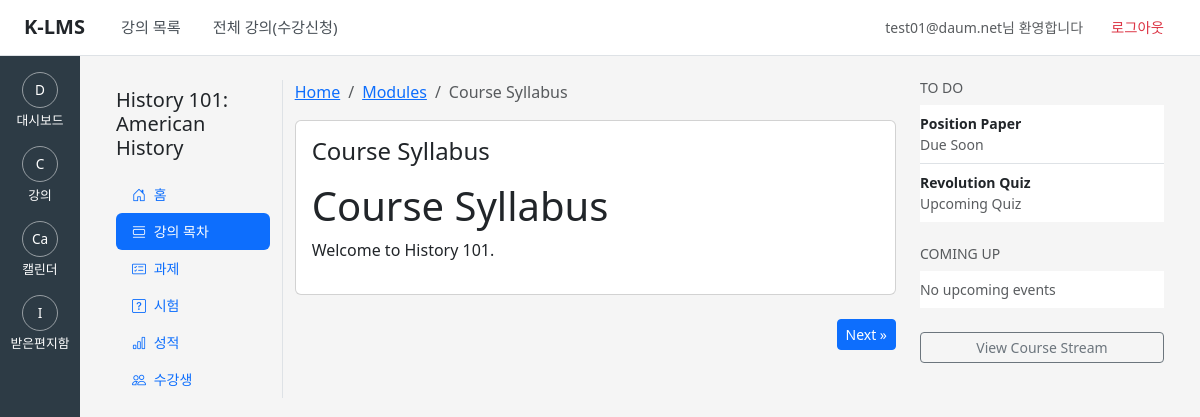
The page /api/core/courses/1/items/1/ (signed in) on the database its author committed.
### core/models.py (models this page shows, shortened)
class User(AbstractUser):
    email = models.EmailField(
        unique=True,
        blank=False,
        null=False,
        help_text="로그인 및 알림에 사용되는 기본 이메일 (시스템 전역 유일)",
    )
    sis_id = models.CharField(
        max_length=64,
        unique=True,
        null=True,
        blank=True,
        help_text="SIS 학번/사번. 없을 수도 있지만, 있으면 유일해야 함.",
    )
    avatar_url = models.URLField(
        max_length=500,
        null=True,
        blank=True,
        help_text="사용자 프로필 사진 URL",
    )
    time_zone = models.CharField(
        max_length=50,
        default="UTC",
        help_text="사용자 선호 타임존 (예: UTC, Asia/Seoul)",
    )
    class Meta:
        verbose_name = "User"
        verbose_name_plural = "Users"

### courses/models.py (models this page shows, shortened)
class Course(models.Model):
    account = models.ForeignKey(
        Account,
        related_name="courses",
        on_delete=models.CASCADE,
        help_text="이 강의가 속한 계정(또는 하위 계정)",
    )
    term = models.ForeignKey(
        Term,
        related_name="courses",
        on_delete=models.PROTECT,
        help_text="이 강의가 열리는 학기",
    )
    name = models.CharField(max_length=255)
    course_code = models.CharField(
        max_length=50,
        help_text="강의 코드(예: CS101, ENG-202 등)",
    )
    is_public = models.BooleanField(
        default=False,
        help_text="공개 강의 여부 (예: 카탈로그에 노출할지 여부)",
    )
    class Meta:
        verbose_name = "Course"
        verbose_name_plural = "Courses"

class Page(models.Model):
    course = models.ForeignKey(
        "Course",
        related_name="pages",
        on_delete=models.CASCADE,
        help_text="이 페이지가 속한 강의",
    )
    title = models.CharField(max_length=255)
    body = models.TextField(
        help_text="HTML 형태로 저장되는 페이지 본문",
    )
    is_published = models.BooleanField(
        default=False,
        help_text="학생에게 공개 여부",
    )
    is_front_page = models.BooleanField(
        default=False,
        help_text="코스 홈(Front Page)로 사용할지 여부",
    )
    class Meta:
        verbose_name = "Page"
        verbose_name_plural = "Pages"
        constraints = [
            models.UniqueConstraint(
                fields=["course"],
                condition=models.Q(is_front_page=True),
                name="unique_front_page_per_course",
            )
        ]

### core/views.py (the view)
@login_required
def module_item_detail(request, course_id: int, item_id: int):
    course = get_object_or_404(Course, id=course_id)
    module_item = get_object_or_404(
        ModuleItem, id=item_id, module__course=course
    )
    content = module_item.content_object
    prev_item, next_item = _get_sequence_neighbors(course, module_item)
    latest_submission = None
    if request.user.is_authenticated and isinstance(content, Assignment):
        latest_submission = (
            Submission.objects.filter(assignment=content, user=request.user)
            .order_by("-attempt", "-submitted_at", "-id")
            .first()
        )
    prev_item_url = (
        reverse("module_item_detail", args=[course.id, prev_item.id])
        if prev_item
        else None
    )
    next_item_url = (
        reverse("module_item_detail", args=[course.id, next_item.id])
        if next_item
        else None
    )
    is_teacher = (
        request.user.is_authenticated
        and (
            request.user.is_staff
            or _user_is_teacher_for_course(request.user, course)
        )
    )
    context_base = {
        "course": course,
        "module_item": module_item,
        "prev_item_url": prev_item_url,
        "next_item_url": next_item_url,
        "active_tab": "modules",
        "latest_submission": latest_submission,
        "is_teacher": is_teacher,
    }
    if isinstance(content, Page):
        context = {
            **context_base,
            "page": content,
        }
        template_name = "courses/course_page.html"
    elif isinstance(content, Assignment):
        context = {
            **context_base,
            "assignment": content,
        }
        template_name = "courses/assignment_detail.html"
    else:
        context = {
            **context_base,
            "object": content,
        }
        template_name = "courses/course_page.html"
    return render(request, template_name, context)

### core/views.py (called while the page is built)
def _get_sequence_neighbors(course: Course, current_item: ModuleItem):
    items = list(
        ModuleItem.objects.filter(module__course=course)
        .select_related("module")
        .order_by("module__position", "module_id", "position", "id")
    )
    prev_item = next_item = None
    try:
        index = next(i for i, it in enumerate(items) if it.id == current_item.id)
    except StopIteration:
        return None, None
    if index > 0:
        prev_item = items[index - 1]
    if index < len(items) - 1:
        next_item = items[index + 1]
    return prev_item, next_item

### courses/views.py (called while the page is built)
def _user_is_teacher_for_course(user, course: Course) -> bool:
    if not user.is_authenticated:
        return False
    return Enrollment.objects.filter(
        user=user,
        section__course=course,
        role=Role.TEACHER,
        enrollment_state=EnrollmentState.ACTIVE,
    ).exists()

### templates/courses/course_page.html (shortened to what this page needs)
{% extends "courses/course_base.html" %}
{% block course_breadcrumbs %}
  <nav aria-label="breadcrumb" class="mb-3">
    <ol class="breadcrumb mb-0">
      <li class="breadcrumb-item">
        <a href="{% url 'dashboard' %}">Home</a>
      </li>
      <li class="breadcrumb-item">
        <a href="{% url 'course_detail' course.id %}">Modules</a>
      </li>
      <li class="breadcrumb-item active" aria-current="page">
        {{ page.title }}
      </li>
    </ol>
  </nav>
{% endblock %}
{% block course_content %}
  <article class="card">
    <div class="card-body">
      <h1 class="h4 mb-3">{{ page.title }}</h1>
      <div class="page-body">
        {{ page.body|safe }}
      </div>
    </div>
  </article>
  <div class="d-flex justify-content-between mt-4">
    {% if next_item_url %}
      <a class="btn btn-primary btn-sm" href="{{ next_item_url }}">
        Next &raquo;
      </a>
    {% endif %}
  </div>
{% endblock %}

### templates/courses/course_base.html (shortened to what this page needs)
{% extends "base.html" %}
{% block content %}
  <div class="container-fluid">
    <div class="row">
      <nav class="col-md-2 col-lg-2 mb-4 border-end">
        <h5 class="mt-2 mb-3">{{ course.name }}</h5>
        <ul class="nav nav-pills flex-column small">
          <li class="nav-item">
            <a
              class="nav-link {% if active_tab == 'home' %}active{% endif %}"
              href="{% url 'course_detail' course.id %}"
            >
              <i class="bi bi-house-door me-1"></i> 홈
            </a>
          </li>
          <li class="nav-item">
            <a
              class="nav-link {% if active_tab == 'modules' %}active{% endif %}"
              href="{% url 'video_list' course.id %}"
            >
              <i class="bi bi-view-list me-1"></i> 강의 목차
            </a>
          </li>
          <li class="nav-item">
            <a
              class="nav-link {% if active_tab == 'assignments' %}active{% endif %}"
              href="#"
              onclick="alert('과제 목록 페이지는 개발 중입니다.'); return false;"
            >
              <i class="bi bi-card-checklist me-1"></i> 과제
            </a>
          </li>
          <li class="nav-item">
            <a
              class="nav-link {% if active_tab == 'quizzes' %}active{% endif %}"
              href="#"
              onclick="alert('퀴즈 목록은 개발 중입니다.'); return false;"
            >
              <i class="bi bi-question-square me-1"></i> 시험
            </a>
          </li>
          <li class="nav-item">
            <a
              class="nav-link {% if active_tab == 'grades' %}active{% endif %}"
              href="#"
              onclick="alert('성적부 페이지는 개발 중입니다.'); return false;"
            >
              <i class="bi bi-bar-chart me-1"></i> 성적
            </a>
          </li>
          <li class="nav-item">
            <a
              class="nav-link {% if active_tab == 'people' %}active{% endif %}"
              href="#"
              onclick="alert('수강생 목록은 개발 중입니다.'); return false;"
            >
              <i class="bi bi-people me-1"></i> 수강생
            </a>
          </li>
        </ul>
      </nav>
      <section class="col-md-7 col-lg-7 mb-4">
        {% block course_breadcrumbs %}{% endblock %}
        {% block course_content %}{% endblock %}
      </section>
      <aside class="col-md-3 col-lg-3">
        {% block course_sidebar %}
          <div class="mb-4">
            <h6 class="text-uppercase text-muted small mb-2">To Do</h6>
            <ul class="list-group list-group-flush small">
              <li class="list-group-item px-0">
                <strong>Position Paper</strong><br />
                <span class="text-muted">Due Soon</span>
              </li>
              <li class="list-group-item px-0">
                <strong>Revolution Quiz</strong><br />
                <span class="text-muted">Upcoming Quiz</span>
              </li>
            </ul>
          </div>
          <div class="mb-4">
            <h6 class="text-uppercase text-muted small mb-2">Coming Up</h6>
            <ul class="list-group list-group-flush small">
              <li class="list-group-item px-0">
                <span class="text-muted">No upcoming events</span>
              </li>
            </ul>
          </div>
          <div class="d-grid">
            <button class="btn btn-outline-secondary btn-sm" type="button">
              View Course Stream
            </button>
          </div>
        {% endblock %}
      </aside>
    </div>
  </div>
{% endblock %}

### templates/base.html (shortened to what this page needs)
<!DOCTYPE html>
<html lang="ko">
  <head>
    <link
      href="https://cdn.jsdelivr.net/npm/bootstrap@5.3.3/dist/css/bootstrap.min.css"
      rel="stylesheet"
    />
    <link
      rel="stylesheet"
      href="https://cdn.jsdelivr.net/npm/bootstrap-icons@1.11.3/font/bootstrap-icons.css"
    />
  </head>
  <body>
    <header class="top-header">
      <div class="top-header-left">
        <a href="{% url 'dashboard' %}" class="top-header-logo">
          K-LMS
        </a>
        <nav class="top-header-nav">
          <a href="{% url 'dashboard' %}">강의 목록</a>
          <a href="{% url 'course_catalog' %}">전체 강의(수강신청)</a>
        </nav>
      </div>
      <div class="top-header-right">
        {% if user.is_authenticated %}
          <span class="text-muted small me-1">
            {{ user.username }}님 환영합니다
          </span>
          <form method="post" action="{% url 'logout' %}" class="d-inline mb-0">
            <button type="submit" class="btn-logout">
              로그아웃
            </button>
          </form>
        {% endif %}
      </div>
    </header>
    <nav class="canvas-sidebar">
      <a href="{% url 'dashboard' %}">
        <div class="icon-circle">D</div>
        <div>대시보드</div>
      </a>
      <a href="#">
        <div class="icon-circle">C</div>
        <div>강의</div>
      </a>
      <a href="#">
        <div class="icon-circle">Ca</div>
        <div>캘린더</div>
      </a>
      <a href="#">
        <div class="icon-circle">I</div>
        <div>받은편지함</div>
      </a>
    </nav>
    <main class="canvas-content">
      {% block content %}{% endblock %}
    </main>
  </body>
</html>

### templates/base.html (style rules this page uses)
body { margin: 0; padding: 0; }
.top-header { position: fixed; top: 0; left: 0; right: 0; height: 56px; background-color: #ffffff; border-bottom: 1px solid #dee2e6; display: flex; align-items: center; justify-content: space-between; padding: 0 1.5rem; z-index: 1100; }
.top-header-left { display: flex; align-items: center; gap: 1.5rem; }
.top-header-logo { font-weight: 700; font-size: 1.25rem; color: #212529; text-decoration: none; }
.top-header-nav { display: flex; align-items: center; gap: 0.5rem; }
.top-header-nav a { color: #495057; text-decoration: none; font-size: 0.95rem; padding: 0.35rem 0.75rem; border-radius: 0.25rem; }
.top-header-right { display: flex; align-items: center; gap: 0.75rem; }
.top-header .btn-logout { color: #dc3545; background: none; border: none; padding: 0.35rem 0.75rem; font-size: 0.9rem; cursor: pointer; }
.canvas-sidebar { position: fixed; left: 0; top: 56px; bottom: 0; width: 80px; background-color: #2d3b45; color: #ffffff; display: flex; flex-direction: column; align-items: center; padding-top: 1rem; z-index: 1000; }
.canvas-sidebar a { color: #ffffff; text-decoration: none; font-size: 0.8rem; text-align: center; margin-bottom: 1rem; }
.canvas-sidebar .icon-circle { width: 36px; height: 36px; border-radius: 50%; border: 1px solid rgba(255, 255, 255, 0.5); display: flex; align-items: center; justify-content: center; margin: 0 auto 0.2rem; font-size: 0.85rem; }
.canvas-content { margin-left: 80px; margin-top: 56px; padding: 1.5rem; min-height: calc(100vh - 56px); background-color: #f5f5f5; }

### rows shown on the page
User: username "test01@daum.net"
Course: name "History 101: American History"
Page: title "Course Syllabus", body "Course Syllabus Welcome to History 101."
